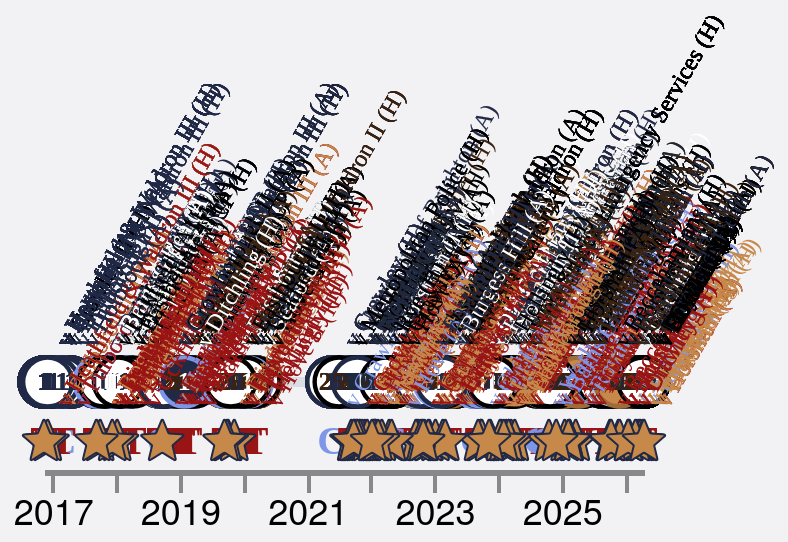

The specification (Vega-Lite) saved for this image:
### Vega-Lite specification from a JSON file in a GitHub repository (floating-point values rounded to 4 significant figures; data arrays with more than 128 entries replaced by an {"elided": "..."} marker saying what was removed)
{"config": {"axis": {"labelFont": "PT Sans Narrow, Helvetica Neue, Helvetica, Arial, sans-serif", "titleFont": "PT Sans Narrow, Helvetica Neue, Helvetica, Arial, sans-serif", "labelFontSize": 13, "titleFontSize": 24, "gridColor": "#202947", "gridOpacity": 0.2, "zindex": 1}, "text": {"font": "Lato, sans-serif"}, "bar": {"cornerRadiusEnd": 5}, "header": {"labelFont": "PT Sans Narrow, Helvetica Neue, Helvetica, Arial, sans-serif", "titleFont": "PT Sans Narrow, Helvetica Neue, Helvetica, Arial, sans-serif", "labelFontSize": 24, "titleFontSize": 28, "labelFontWeight": "bold", "orient": "left"}, "legend": {"labelFont": "PT Sans Narrow, Helvetica Neue, Helvetica, Arial, sans-serif", "titleFont": "PT Sans Narrow, Helvetica Neue, Helvetica, Arial, sans-serif", "labelFontSize": 14, "titleFontSize": 16, "titlePadding": 5, "fillColor": "white", "strokeColor": "black", "padding": 10, "titleFontWeight": "lighter", "titleFontStyle": "italic", "titleColor": "gray", "offset": 10}, "title": {"font": "PT Sans Narrow, Helvetica Neue, Helvetica, Arial, sans-serif", "fontSize": 48, "fontWeight": "bold", "anchor": "start", "align": "center", "titlePadding": 20, "subtitlePadding": 10, "subtitleFontSize": 13, "subtitleColor": "", "subtitleFontStyle": "italic", "offset": 15, "color": "black"}, "axisX": {"labelAngle": 0}, "facet": {"title": null, "header": null, "align": {"row": "each", "column": "each"}}, "resolve": {"scale": {"y": "independent", "facet": "independent"}}, "background": "#f2f1f4", "scale": {"offsetBandPaddingOuter": 0.2, "offsetBandPaddingInner": 0.1}, "view": {"stroke": "transparent"}}, "layer": [{"mark": {"type": "line", "color": "#202946", "opacity": 0.1, "strokeWidth": 5}, "encoding": {"tooltip": [{"field": "player", "title": "Player", "type": "nominal"}, {"field": "event_label", "title": "Milestone", "type": "nominal"}, {"field": "event_date_label", "title": "Date", "type": "nominal"}, {"field": "detail", "title": "Match", "type": "nominal"}, {"field": "result_label", "title": "Result", "type": "nominal"}, {"field": "squad_label", "title": "Squad", "type": "nominal"}], "x": {"axis": {"domainWidth": 3, "format": "%Y", "grid": false, "labelAngle": 0, "labelFlush": false, "labelFontSize": 18, "tickCount": "year", "tickSize": 10, "tickWidth": 2, "title": null}, "field": "date", "type": "temporal"}, "y": {"axis": null, "field": "row_type", "type": "nominal"}}, "transform": [{"filter": "(datum.row_type === 'appearance')"}]}, {"mark": {"type": "point", "filled": true, "opacity": 1, "shape": "circle", "size": 600, "strokeWidth": 2.2}, "encoding": {"color": {"field": "symbol_fill", "legend": null, "scale": null, "type": "nominal"}, "stroke": {"field": "symbol_stroke", "legend": null, "scale": null, "type": "nominal"}, "tooltip": [{"field": "player", "title": "Player", "type": "nominal"}, {"field": "event_label", "title": "Milestone", "type": "nominal"}, {"field": "event_date_label", "title": "Date", "type": "nominal"}, {"field": "detail", "title": "Match", "type": "nominal"}, {"field": "result_label", "title": "Result", "type": "nominal"}, {"field": "squad_label", "title": "Squad", "type": "nominal"}], "x": {"axis": {"domainWidth": 3, "format": "%Y", "grid": false, "labelAngle": 0, "labelFlush": false, "labelFontSize": 18, "tickCount": "year", "tickSize": 10, "tickWidth": 2, "title": null}, "field": "date", "type": "temporal"}, "y": {"axis": null, "field": "row_type", "type": "nominal"}}, "transform": [{"filter": "(datum.row_type === 'appearance')"}]}, {"mark": {"type": "text", "align": "center", "baseline": "middle", "font": "PT Sans Narrow", "fontSize": 13, "fontWeight": "bold"}, "encoding": {"color": {"field": "symbol_text_color", "legend": null, "scale": null, "type": "nominal"}, "text": {"field": "symbol_text", "type": "nominal"}, "tooltip": [{"field": "player", "title": "Player", "type": "nominal"}, {"field": "event_label", "title": "Milestone", "type": "nominal"}, {"field": "event_date_label", "title": "Date", "type": "nominal"}, {"field": "detail", "title": "Match", "type": "nominal"}, {"field": "result_label", "title": "Result", "type": "nominal"}, {"field": "squad_label", "title": "Squad", "type": "nominal"}], "x": {"axis": {"domainWidth": 3, "format": "%Y", "grid": false, "labelAngle": 0, "labelFlush": false, "labelFontSize": 18, "tickCount": "year", "tickSize": 10, "tickWidth": 2, "title": null}, "field": "date", "type": "temporal"}, "y": {"axis": null, "field": "row_type", "type": "nominal"}}, "transform": [{"filter": "((datum.row_type === 'appearance') && (datum.symbol_text !== ''))"}]}, {"mark": {"type": "text", "align": "center", "baseline": "middle", "font": "PT Sans Narrow", "fontSize": 20, "fontWeight": "bold"}, "encoding": {"color": {"field": "symbol_text_color", "legend": null, "scale": null, "type": "nominal"}, "text": {"field": "symbol_text", "type": "nominal"}, "tooltip": [{"field": "player", "title": "Player", "type": "nominal"}, {"field": "event_label", "title": "Milestone", "type": "nominal"}, {"field": "event_date_label", "title": "Date", "type": "nominal"}, {"field": "detail", "title": "Match", "type": "nominal"}, {"field": "result_label", "title": "Result", "type": "nominal"}, {"field": "squad_label", "title": "Squad", "type": "nominal"}], "x": {"axis": {"domainWidth": 3, "format": "%Y", "grid": false, "labelAngle": 0, "labelFlush": false, "labelFontSize": 18, "tickCount": "year", "tickSize": 10, "tickWidth": 2, "title": null}, "field": "date", "type": "temporal"}, "y": {"axis": null, "field": "row_type", "type": "nominal"}}, "transform": [{"filter": "((datum.row_type === 'event') && (datum.event_key !== 'motm'))"}]}, {"mark": {"type": "point", "opacity": 1, "size": 10, "strokeWidth": 1}, "encoding": {"fill": {"field": "symbol_fill", "legend": null, "scale": null, "type": "nominal"}, "shape": {"field": "symbol_shape", "legend": null, "scale": null, "type": "nominal"}, "stroke": {"field": "symbol_stroke", "legend": null, "scale": null, "type": "nominal"}, "tooltip": [{"field": "player", "title": "Player", "type": "nominal"}, {"field": "event_label", "title": "Milestone", "type": "nominal"}, {"field": "event_date_label", "title": "Date", "type": "nominal"}, {"field": "detail", "title": "Match", "type": "nominal"}, {"field": "result_label", "title": "Result", "type": "nominal"}, {"field": "squad_label", "title": "Squad", "type": "nominal"}], "x": {"axis": {"domainWidth": 3, "format": "%Y", "grid": false, "labelAngle": 0, "labelFlush": false, "labelFontSize": 18, "tickCount": "year", "tickSize": 10, "tickWidth": 2, "title": null}, "field": "date", "type": "temporal"}, "y": {"axis": null, "field": "row_type", "type": "nominal"}}, "transform": [{"filter": "(datum.event_key === 'motm')"}]}, {"mark": {"type": "text", "align": "left", "angle": 300, "baseline": "bottom", "color": "#4a5568", "font": "PT Sans Narrow", "fontSize": 12, "xOffset": 15, "yOffset": -15}, "encoding": {"color": {"field": "symbol_text_color", "legend": null, "scale": null, "type": "nominal"}, "text": {"field": "detail", "type": "nominal"}, "tooltip": [{"field": "player", "title": "Player", "type": "nominal"}, {"field": "event_label", "title": "Milestone", "type": "nominal"}, {"field": "event_date_label", "title": "Date", "type": "nominal"}, {"field": "detail", "title": "Match", "type": "nominal"}, {"field": "result_label", "title": "Result", "type": "nominal"}, {"field": "squad_label", "title": "Squad", "type": "nominal"}], "x": {"axis": {"domainWidth": 3, "format": "%Y", "grid": false, "labelAngle": 0, "labelFlush": false, "labelFontSize": 18, "tickCount": "year", "tickSize": 10, "tickWidth": 2, "title": null}, "field": "date", "type": "temporal"}, "y": {"axis": null, "field": "row_type", "type": "nominal"}}}], "data": {"name": "data-f0961eb19024de2b78d1bb5c827fb250"}, "height": 60, "resolve": {"scale": {"shape": "independent", "x": "shared", "y": "shared"}}, "width": "container", "$schema": "https://vega.github.io/schema/vega-lite/v5.20.1.json", "datasets": {"data-f0961eb19024de2b78d1bb5c827fb250": {"elided": "1155 records"}}}
